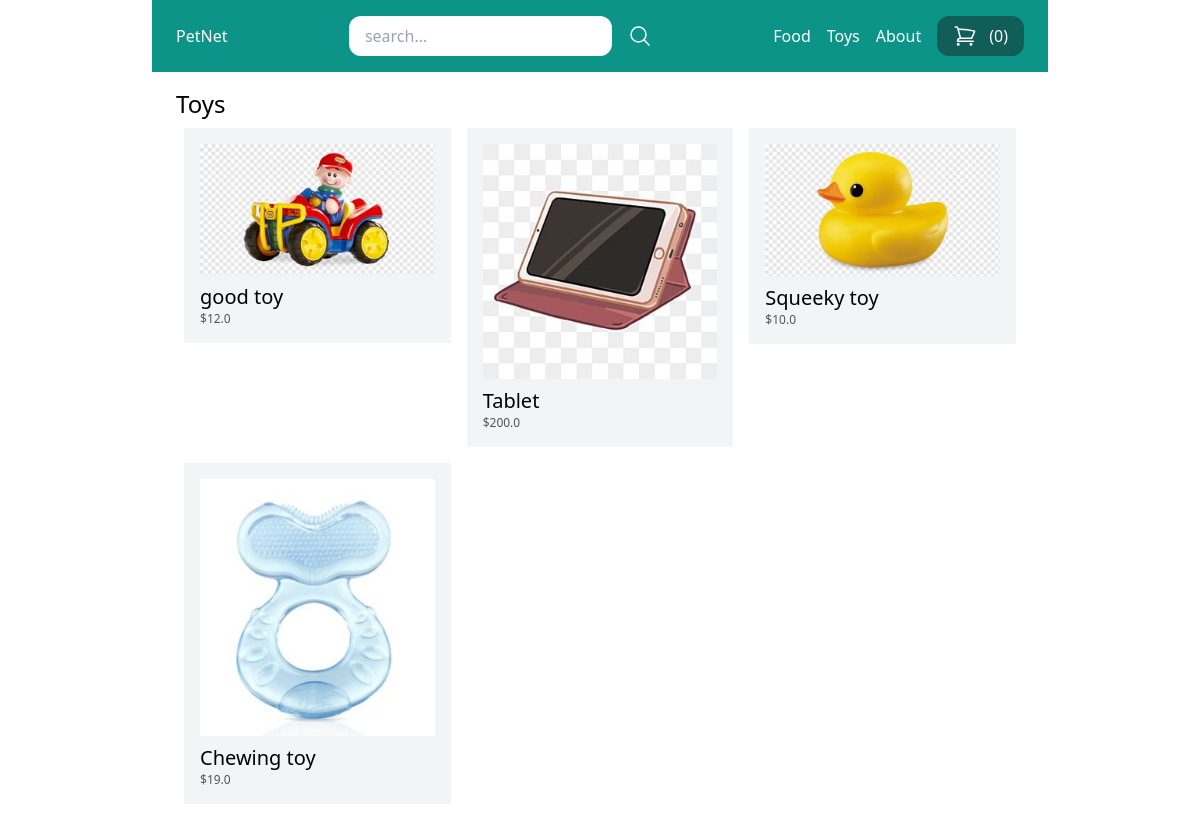
Page /toys/ on the committed database.
### store/models.py (models this page shows, shortened)
class Category(models.Model):
    title = models.CharField(max_length=50)
    slug = models.SlugField(max_length=50)
    class Meta:
         verbose_name_plural = 'Categories'

class Product(models.Model):
     DRAFT = 'draft'
     WAITING_APPROVAL = 'watingapproval'
     ACTIVE = 'active'
     DELETED = 'deleted'
     STATUS_CHOICE = (
          (DRAFT , 'Draft'),
          (WAITING_APPROVAL , 'Waiting approval'),
          (ACTIVE , 'Active'),
          (DELETED , 'Deleted'),
     )
     user = models.ForeignKey(User,related_name='products',on_delete=models.CASCADE)
     category = models.ForeignKey(Category,related_name='products',on_delete=models.CASCADE)
     title = models.CharField(max_length=50)
     slug = models.SlugField(max_length=50)
     description = models.TextField(blank=True)
     price = models.IntegerField()
     image = models.ImageField(upload_to='uploads/product_images/',blank=True,null=True)
     thumbnail =models.ImageField(upload_to='uploads/product_images/thumbnail/',blank=True,null=True)
     created_at = models.DateTimeField(auto_now_add=True)
     updated_at = models.DateTimeField(auto_now_add=True)
     status = models.CharField(max_length=50,choices=STATUS_CHOICE,default=ACTIVE)
     class Meta:
          ordering = ('-created_at',)
     def get_display_price(self):
          return self.price /100
     def get_thumbnail(self):
          if self.thumbnail :
               return self.thumbnail.url

### store/views.py (the view)
# urls.py: path('<slug:slug>/',category_detail,name='category_detail'),
def category_detail(request,slug):
    category = get_object_or_404(Category, slug=slug)
    products = category.products.filter(status=Product.ACTIVE)
    context = {'category':category ,
               'products': products ,
               }
    return render(request,'store/category_detail.html',context=context)

### store/cart.py (called while the page is built)
    def __len__(self):
        return sum (item['quantity'] for item in self.cart.values() )

### store/context_processor.py (called while the page is built)
def cart(request):
    return {'cart':Cart(request)}

### store/templatetags/menu.py (called while the page is built)
@register.inclusion_tag('core/menu.html')
def menu():
    categories = Category.objects.all()
    data = {'categories':categories}
    return data

### store/templates/store/category_detail.html (shortened to what this page needs)
{% extends 'core/base.html' %}
{% block content %}
    <h1 class="text-2xl">{{category.title}}</h1>
    {% include 'store/partials/products.html' %}
{% endblock %}

### core/templates/core/base.html (shortened to what this page needs)
{% load menu %}
<!doctype html>
<html>
<head>
  <script src="https://cdn.tailwindcss.com"></script>
</head>
<body>
    <nav class="max-w-4xl mx-auto py-4 px-6 flex items-center justify-between bg-teal-600">
        <div class="logo">
            <a class="text-white" href="/">PetNet</a>
        </div>
        <div class="search" >
            <form class="flex items-center space-x-4" method="get" action="/search/" >
                <input class="py-2 px-4 rounded-xl" type="search" placeholder="search..." name="query">
                <button>
                    <svg xmlns="http://www.w3.org/2000/svg" fill="none" viewBox="0 0 24 24" stroke-width="1.5" stroke="currentColor" class="w-6 h-6 text-white">
                        <path stroke-linecap="round" stroke-linejoin="round" d="M21 21l-5.197-5.197m0 0A7.5 7.5 0 105.196 5.196a7.5 7.5 0 0010.607 10.607z" />
                      </svg>
                </button>
            </form>
        </div>
        <div class="flex items-center menu flex space-x-4">
            {% menu %}
            <a href="{% url 'cart_view' %}" class=" flex  space-x-3 text-white py-2 px-4 bg-teal-800 rounded-xl hover:bg-teal-950">
            <span>({{ cart | length }})</span>
            </a>
        </div>
    </nav>
    <div class="max-w-4xl mx-auto py-4 px-6" >
        {% block content %}
        {% endblock %}
    </div>
</body>
</html >

### core/templates/core/menu.html
{% for category in categories  %}
    <a class="text-white" href="{% url 'category_detail' category.slug %}">
        {{category.title}}
    </a>
{% endfor %}
<a class="text-white" href="{% url 'about' %}">About</a>

### store/templates/store/partials/products.html
<div class="flex flex-wrap">
    {% for product in products %}
    <div class="product w-1/3 p-2">
        <div class="p-4 bg-gray-100">
            <a href="{% url 'product_detail' product.category.slug  product.slug  %}">
                {% if product.image %}
                    <div class="image mb-2">
                        <img src="{{ product.get_thumbnail }}" alt="Image of {{ product.title }}">
                    </div>
                {% endif %}
                <h2 class="text-xl">{{ product.title }}</h2>
                <p class="text-xs text-gray-600">${{ product.get_display_price }}</p>
            </a>
        </div>
    </div>
    {% endfor %}
</div>

### rows in the picture
Category: title "Food"
Category: title "Toys"
Product: get_thumbnail (picture), title "good toy", get_display_price "12.0"
Product: get_thumbnail (picture), title "Tablet", get_display_price "200.0"
Product: get_thumbnail (picture), title "Squeeky toy", get_display_price "10.0"
Product: get_thumbnail (picture), title "Chewing toy", get_display_price "19.0"

### other values in the picture
{{ cart | length }} "0"
